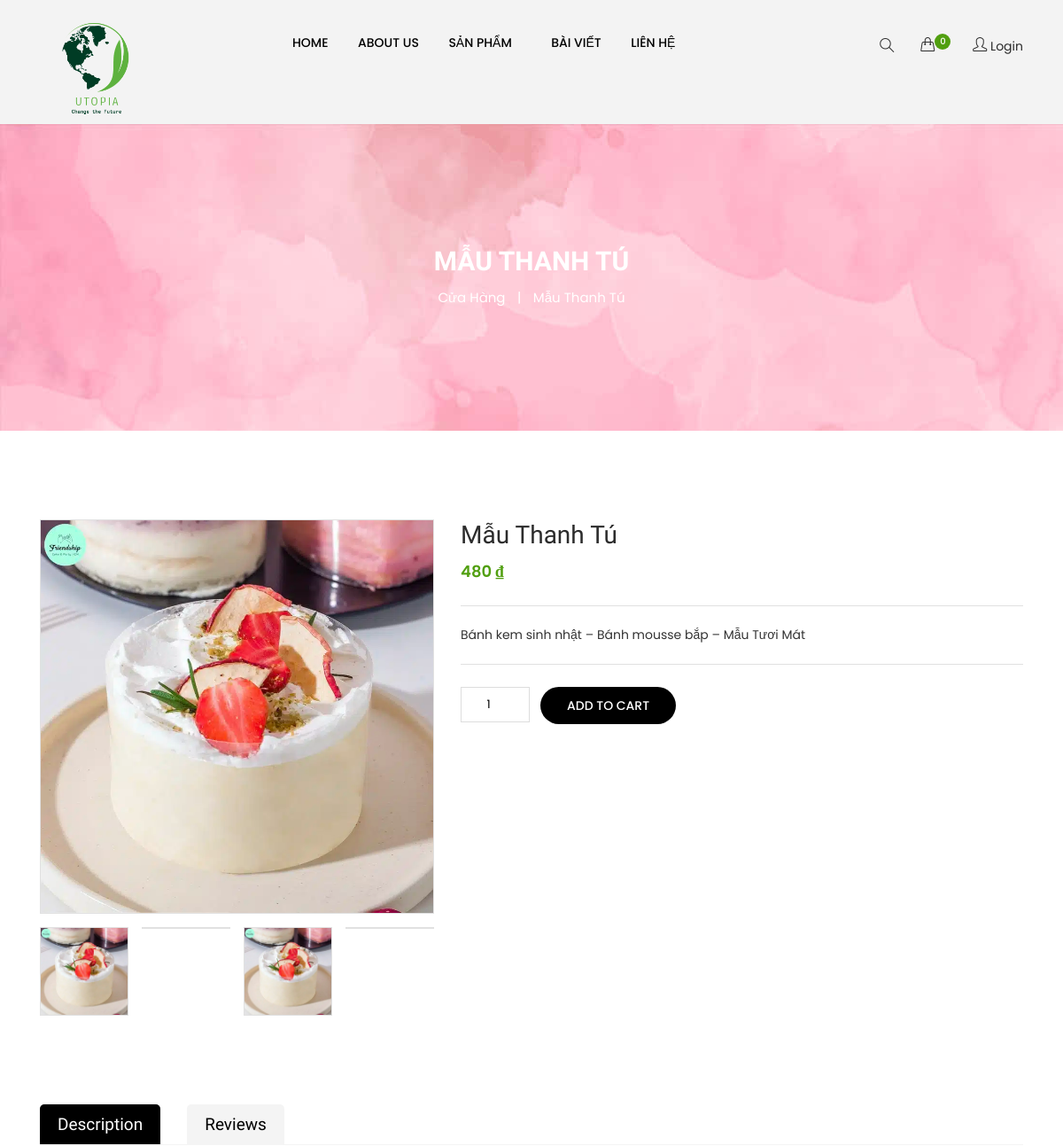
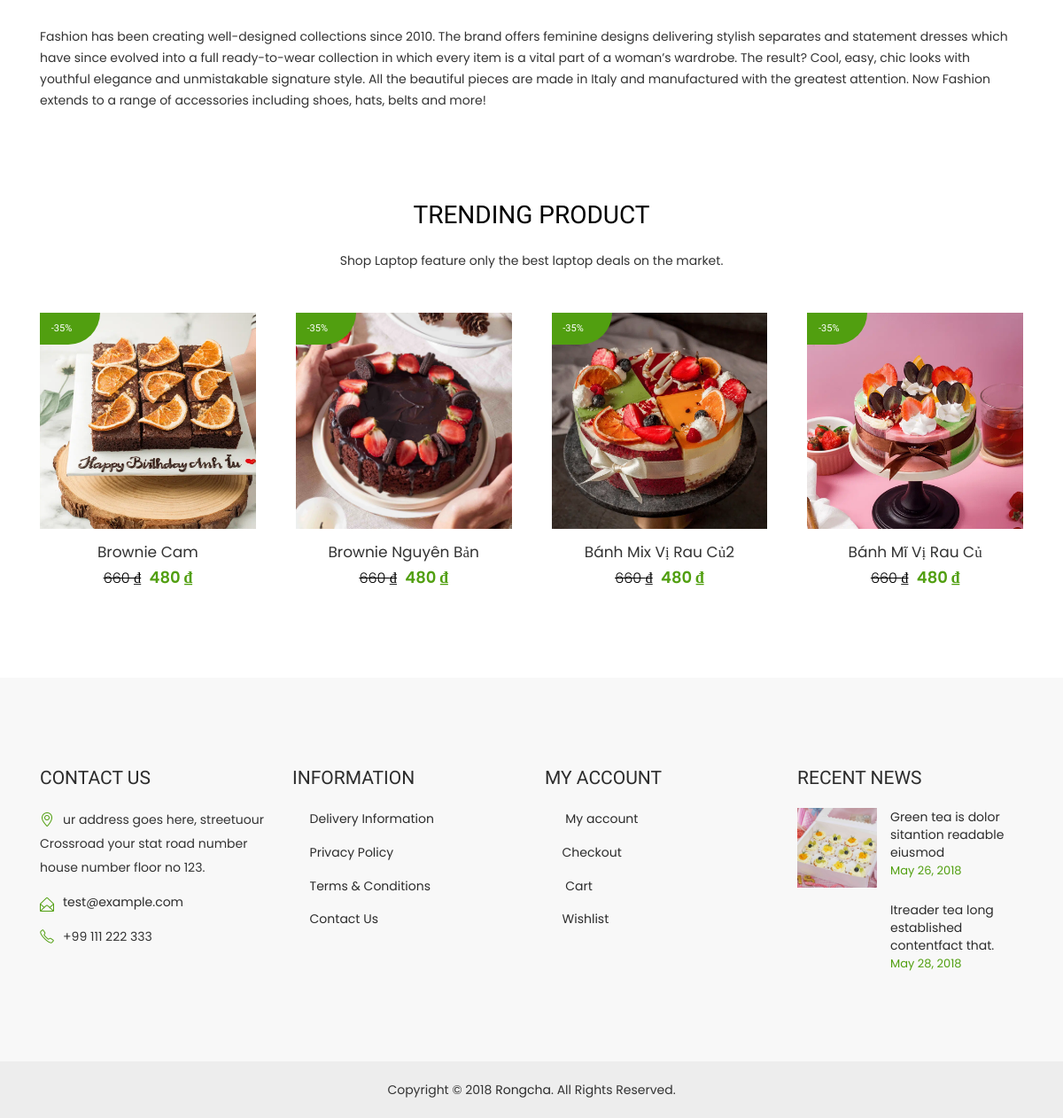
The page /index.php?act=ctsp&idsp=21 on the database its author committed (2 pictures, top to bottom).
### tables this page shows
CREATE TABLE `sanpham` (
  `id` int(11) NOT NULL,
  `name` varchar(50) DEFAULT NULL,
  `pri_old` int(11) NOT NULL,
  `pri_new` int(11) NOT NULL,
  `mota` varchar(250) NOT NULL,
  `img1` text NOT NULL,
  `img2` text NOT NULL,
  `luotxem` int(11) NOT NULL,
  `iddm` int(11) NOT NULL
);

### models/pdo.php (called while the page is built, shortened)
<?php
function pdo_get_connection()
{
    $servername = "localhost";
    $username = "root";
    $password = "";
    $database = "du_an_1";
    try {
        $conn = new PDO("mysql:host=$servername;dbname=$database", $username, $password);
        $conn->setAttribute(PDO::ATTR_ERRMODE, PDO::ERRMODE_EXCEPTION);
        return $conn;
    } catch (PDOException $e) {
        echo "Connection failed: " . $e->getMessage();
    }
}
function pdo_query($sql)
{
    $sql_args = array_slice(func_get_args(), 1);
    try {
        $conn = pdo_get_connection();
        $stmt = $conn->prepare($sql);
        $stmt->execute($sql_args);
        $rows = $stmt->fetchAll();
        return $rows;
    } catch (PDOException $e) {
        throw $e;
    } finally {
        unset($conn);
    }
}
function pdo_query_one($sql)
{
    $sql_args = array_slice(func_get_args(), 1);
    try {
        $conn = pdo_get_connection();
        $stmt = $conn->prepare($sql);
        $stmt->execute($sql_args);
        $row = $stmt->fetch(PDO::FETCH_ASSOC);
        return $row;
    } catch (PDOException $e) {
        throw $e;
    } finally {
        unset($conn);
    }
}
?>

### models/sanpham.php (called while the page is built, shortened)
<?php
function loadall_sanpham_home()
{
    $sql = "select * from sanpham where 1 order by id desc limit 0,8";
    $listsanpham = pdo_query($sql);
    return $listsanpham;
}
function load_ten_sp($idsp)
{
    if ($idsp > 0) {
        $sql = "select * from sanpham where id=" . $idsp;
        $sp = pdo_query_one($sql);
        extract($sp);
        return $name;
    } else {
        return "";
    }
}
?>

### global.php (called while the page is built)
<?php
$img_path = "upload/"
?>

### views/single-product.php (the view, shortened to what this page needs)
<div class="page-title-wrapper">
    <div class="container">
        <div class="row">
            <div class="col-lg-12">
                <div class="page-title-inner text-center">
                    <?php if (isset($_GET['idsp']) && ($_GET['idsp'] > 0)) {
                        echo '
                        <h2 class="page-title">
                        ' . $tensp . '
                    </h2>';
                    }
                    ?>
                    <div class="breadcrumbs breadcrumb-bottom">
                        <ul>
                            <li><a href="index.php?act=sanpham">Cửa hàng</a></li>
                            <li>|</li>
                            <?php if (isset($_GET['idsp']) && ($_GET['idsp'] > 0)) {
                                echo '
                        <li>
                                ' . $tensp . '
                            </li>';
                            } ?>
                        </ul>
                    </div>
                </div>
            </div>
        </div>
    </div>
</div>
<div class="main-content-wrapper pt-100">
    <div class="container">
        <?php
        extract($onesp);
        ?>
        <div class="row">
            <div class="col-lg-5 col-md-6">
                <div class="product-thumbnail">
                    <div class="tab-content">
                        <?php
                        $hinh1 = $img_path . $img1;
                        $hinh2 = $img_path . $img2;
                        echo '
                            <div role="tabpanel" class="tab-pane active" id="Thumb1">
                                <a class="popup-link" href="' . $hinh1 . '"><img src="' . $hinh1 . '" alt=""> </a>
                            </div>
                            <div role="tabpanel" class="tab-pane" id="Thumb2">
                                <a class="popup-link" href="' . $hinh2 . '"><img src="' . $hinh2 . '" alt=""></a>
                            </div>';
                        ?>
                    </div>
                    <div class="modal-product-tab">
                        <ul class="nav product-small-thum owl-carousel">
                            <?php
                            $hinh1 = $img_path . $img1;
                            $hinh2 = $img_path . $img2;
                            echo '
                                <li role="presentation" class="active"><a href="#Thumb1" data-toggle="tab"><img src="' . $hinh1 . '" alt=""></a></li>
                                <li role="presentation"><a href="#Thumb2"  data-toggle="tab"><img src="' . $hinh2 . '" alt=""></a></li>
                                '; ?>
                        </ul>
                    </div>
                </div>
            </div>
            <div class="col-lg-7 col-md-6">
                <div class="single-product-page-content">
                    <div class="product-info">
                        <h3>
                            <?= $name ?>
                        </h3>
                        <div class="price-box">
                            <span class="new-price">
                                <?= number_format($pri_new, 0, ',', '.') ?> ₫
                            </span>
                        </div>
                        <p>
                            <?= $mota ?>
                        </p>
                        <form method="POST" action="index.php?act=addcart" class="single-cart">
                            <div class="quantity">
                                <input type="number" name="quantity" class="input-box" step="1" min="1" value="1">
                            </div>
                            <input type="submit" name="addtocart" class="single_add_to_cart_button"
                                value="Add to cart"></input>
                        </form>
                    </div>
                </div>
            </div>
        </div>
        <div class="row">
            <div class="col-lg-12">
                <div class="product-info-detailed mt-100">
                    <div class="discription-tab-menu">
                        <ul role="tablist" class="nav">
                            <li class="active"><a href="#description" data-toggle="tab"
                                    class="active show">Description</a></li>
                            <li><a href="#review" data-toggle="tab">Reviews</a></li>
                        </ul>
                    </div>
                    <div class="discription-content">
                        <div class="tab-content">
                            <div class="tab-pane fade in active show" id="description">
                                <div class="description-content">
                                    <p>Fashion has been creating well-designed collections since 2010. The brand offers
                                        feminine designs delivering stylish separates and statement dresses which have
                                        since evolved into a full ready-to-wear collection in which every item is a
                                        vital part of a woman’s wardrobe. The result? Cool, easy, chic looks with
                                        youthful elegance and unmistakable signature style. All the beautiful pieces are
                                        made in Italy and manufactured with the greatest attention. Now Fashion extends
                                        to a range of accessories including shoes, hats, belts and more!</p>
                                </div>
                            </div>
                        </div>
                    </div>
                </div>
            </div>
        </div>
    </div>
</div>
<div class="related-products pt-100">
    <div class="container">
        <div class="row">
            <div class="col-lg-12">
                <div class="section-title text-center">
                    <h2 class="titel">Trending PRODUCT</h2>
                    <p>Shop Laptop feature only the best laptop deals on the market.</p>
                </div>
            </div>
        </div>
        <div class="related-product-wrappner">
            <div class="row">
                <div class="related-product-active owl-carousel">
                    <?php
                    foreach ($spnew as $sp) {
                        extract($sp);
                        $linksp = "index.php?act=ctsp&idsp=" . $idsp;
                        $hinh1 = $img_path . $img1;
                        $hinh2 = $img_path . $img2;
                        echo '
                        <div class="col">
                            <div class="single-product-wrap">
                                <div class="product-thum">
                                    <a href="' . $linksp . '">
                                        <img class="primary-image" src="' . $hinh1 . '" alt="">
                                        <img class="secondary-image" src="' . $hinh2 . '" alt="">
                                    </a>
                                    <span>-35%</span>
                                    <div class="product-action">
                                        <a href="#" class="add-to-cart-btn"><i class="icon-basket icons"></i></a>
                                        <a href="#" class="compare-btn"> <i class="icon-tag icons"></i></a>
                                        <a href="#" class="add-to-wishlist-btn"><i class="icon-heart icons"></i></a>
                                    </div>
                                </div>
                                <div class="product-info text-center">
                                    <a href="single-product.html"><h3>' . $name . '</h3></a>
                                    <div class="price-box">
                                        <span class="old-price">' . number_format($pri_old, 0, ',', '.') . ' ₫</span>
                                        <span class="new-price">' . number_format($pri_new, 0, ',', '.') . ' ₫</span>
                                    </div>
                                </div>
                            </div>
                        </div>';
                    }
                    ?>
                </div>
            </div>
        </div>
    </div>
</div>

### styles/style.css (style rules this page uses)
html, body { height: 100%; }
img { max-width: 100%; height: auto; }
p { margin: 0 0 15px; }
h1, h2, h3, h4, h5, h6 { margin: 0 0 10px; color: #2c2c2c; line-height: 1.3; font-family: "Leckerli One", cursive; }
h2 { font-size: 28px; font-weight: 400; letter-spacing: 0; margin-bottom: 15px; }
a { -webkit-transition: all 0.3s ease 0s; transition: all 0.3s ease 0s; text-decoration: none; color: #2c2c2c; }
ul { list-style: outside none none; margin: 0; padding: 0; }
body { color: #333; font-family: "Poppins", sans-serif; font-size: 13px; font-weight: 400; line-height: 1.42857; }
p { font-size: 14px; line-height: 27px; margin-bottom: 15px; }
.pt-100 { padding-top: 100px; }
.mt-100 { margin-top: 100px; }
.section-title h2 { color: #000000; font-size: 28px; font-weight: 400; letter-spacing: 0; padding-bottom: 20px; text-transform: uppercase; margin: 0; }
.single-product-wrap { margin-top: 30px; }
.product-thum { position: relative; }
.product-thum > a { display: block; position: relative; }
.product-thum span { background: #519f10 none repeat scroll 0 0; border: 2px solid #519f10; border-radius: 0 0 71px; color: #ffffff; display: inline-table; font-family: "Leckerli One", cursive; font-size: 11px; font-weight: 400; height: 30px; left: 0; letter-spacing: 0; line-height: 32px; margin: 0; min-width: inherit; padding: 0 27px 0 8px; position: absolute; right: auto; text-align: center; text-transform: uppercase; top: 0; width: 68px; }
.single-product-wrap .product-info { margin-top: 15px; }
.single-product-wrap .product-info h3 { color: #333; font-family: poppins; font-size: 17px; font-weight: 400; letter-spacing: 0; line-height: 1.3; margin-bottom: 5px; text-transform: capitalize; -webkit-transition: all 0.3s ease 0s; transition: all 0.3s ease 0s; }
.price-box { color: #519f10; display: inline-block; font-family: poppins; font-size: 18px; font-weight: 600; }
.price-box .old-price { color: #000000; font-size: 16px; font-weight: 300; margin-left: 0; margin-right: 5px; text-decoration: line-through; }
.page-title-wrapper { background: url(../img/banner/page-title.jpg); }
.page-title-inner { padding: 140px 0; }
.page-title-inner .page-title { color: #ffffff; font-size: 30px; font-weight: 700; line-height: 1; text-transform: uppercase; }
.breadcrumbs ul li { display: inline-block; color: #ffffff; font-size: 15px; font-weight: 400; padding: 0 5px; position: relative; text-transform: capitalize; }
.breadcrumbs ul li a { color: #ffffff; }
.product-thumbnail img { border: 1px solid #e1e1e1; }
.modal-product-tab { margin-top: 15px; }
.single-product-page-content .product-info p { border-bottom: 1px solid #e1e1e1; border-top: 1px solid #e1e1e1; clear: both; margin: 25px 0; padding: 19px 0; word-wrap: break-word; }
.single-cart .quantity input { border: 1px solid #dddddd; float: left; height: 40px; line-height: 35px; padding: 0 6px; width: 78px; text-align: center; }
.single-cart .single_add_to_cart_button { background: #000000 none repeat scroll 0 0; border: 0 none; border-radius: 100px; color: #ffffff; cursor: pointer; font-family: poppins; font-size: 14px; font-weight: 500; line-height: 30px; margin-left: 12px; padding: 6px 30px; text-transform: uppercase; -webkit-transition: all 0.3s ease 0s; transition: all 0.3s ease 0s; }
.product-info-detailed { display: block; }
.discription-tab-menu { border-bottom: 1px solid #f4f4f4; padding-left: 0; }
.discription-tab-menu li { display: inline-block; margin-right: 30px; }
.discription-tab-menu li a { background: #f4f4f4 none repeat scroll 0 0; border: 0 none; border-radius: 5px 5px 0 0; color: #000000; display: inline-block; font-family: "Leckerli One", cursive; font-size: 19px; font-weight: 400; height: 45px; line-height: 46px; padding: 0 20px; text-transform: capitalize; }
.discription-tab-menu li a.active { background: #000000 none repeat scroll 0 0; color: #ffffff; }
.description-content > p { font-size: 14px; line-height: 24px; margin-bottom: 0; }
.discription-content { padding-top: 30px; }

### rows shown on the page
sanpham: name "MẪU THANH TÚ", name "Mẫu Thanh Tú", img1 (picture), pri_new "480", mota "Bánh kem sinh nhật – Bánh mousse bắp – Mẫu Tươi Mát"
sanpham: img1 (picture), name "Brownie Cam", pri_old "660", pri_new "480"
sanpham: img1 (picture), name "Brownie Nguyên Bản", pri_old "660", pri_new "480"
sanpham: img1 (picture), name "Bánh Mix Vị Rau Củ2", pri_old "660", pri_new "480"
sanpham: img1 (picture), name "Bánh Mĩ Vị Rau Củ", pri_old "660", pri_new "480"
